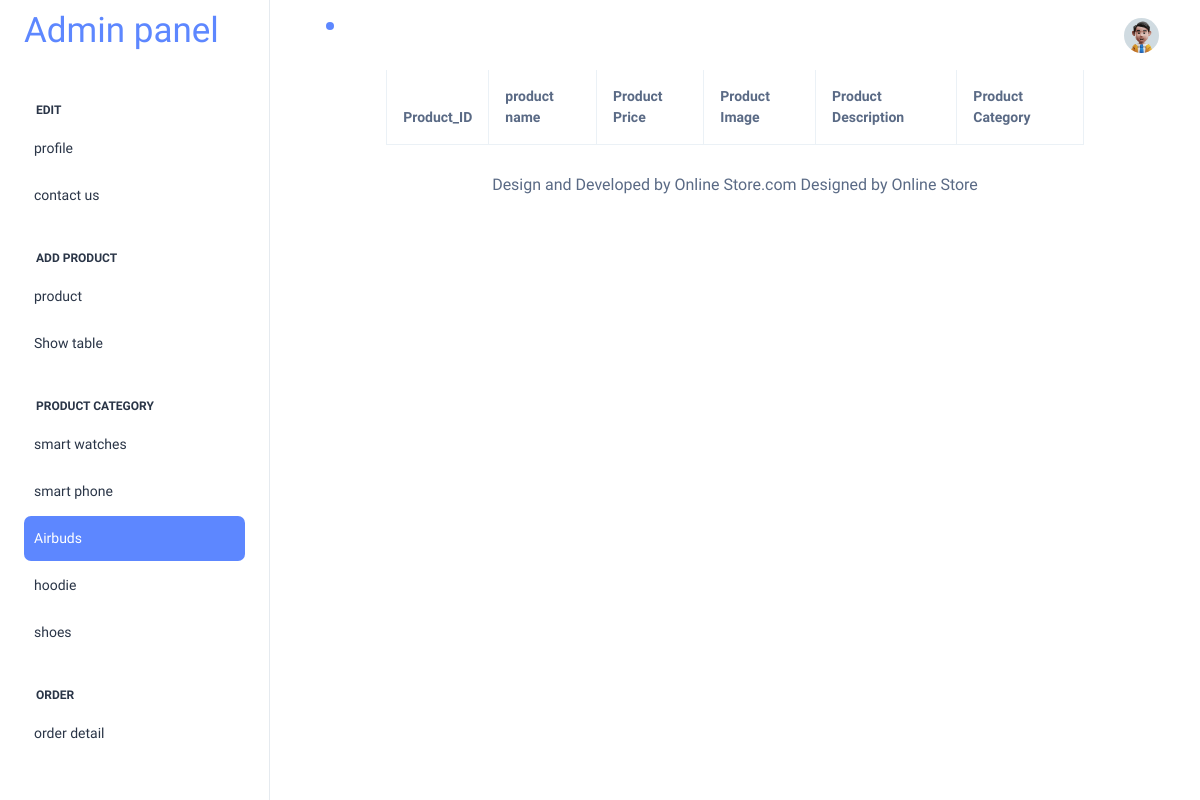
Before: /addmin/airbuds.php with the older database file.
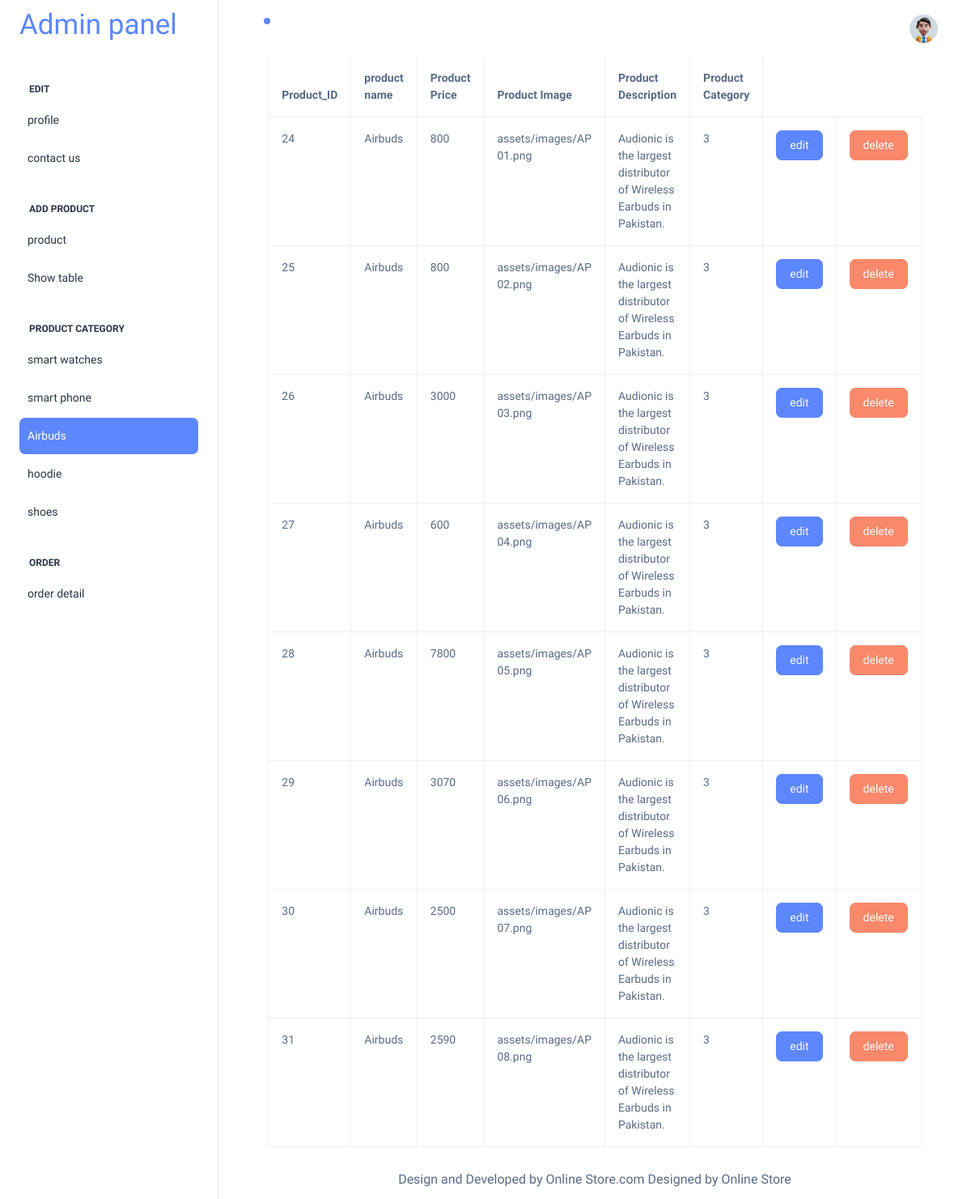
After: the same page with the newer database file.
### tables this page shows
CREATE TABLE `products` (
  `prod_id` int(11) NOT NULL,
  `prodname` varchar(100) NOT NULL,
  `prodprice` int(11) NOT NULL,
  `prodimage` varchar(255) NOT NULL,
  `Prod_Desc` varchar(255) NOT NULL,
  `Prod_Category` int(11) DEFAULT NULL
);

### addmin/airbuds.php (the view)
<?php
include("header.php");
include("config.php");
$query = "SELECT * FROM products where prod_category = 3" ;
$result = mysqli_query($conn,$query);
?>
    <table class = "table table-bordered p-2 w-75 mx-auto mt-5 table-hover ">
        <thead>
            <tr>
                <br>
                <th>Product_ID</th>
                    <th>product name</th>
                    <th>Product Price</th>
                    <th>Product Image</th>
                    <th>Product Description</th>
                    <th>Product Category</th>
            </tr>
        </thead>
        <tbody>
            <?php
            while($data = mysqli_fetch_assoc($result)){
                ?>
                <tr >
                <td><?php echo $data ["prod_id"]; ?></td>
                <td><?php echo $data ["prodname"]; ?></td>
                <td><?php echo $data ["prodprice"]; ?></td>
                <td><?php echo $data ["prodimage"]; ?></td>
                <td><?php echo $data ["Prod_Desc"]; ?></td>
                <td><?php echo $data ["Prod_Category"]; ?></td>
                <td><button class="btn btn-primary "><a class="text-light"  onclick="return confirm('are you sure product edit')" href="edit_product.php?id=<?php echo $data["prod_id"]; ?>" >edit</a></button></td>
                <td><button class="btn btn-danger "><a class="text-light"  onclick="return confirm('are you sure product delete')" href="delete_product.php?id=<?php echo $data["prod_id"]; ?>" >delete</a></button></td>
                </tr>
                <?php
            }
            ?>
        </tbody>
    </table>
</body>
<?php
include("footer.php");
?>
</html>

Changed rows visible on the page:
added products: prod_id "24", prodname "Airbuds", prodprice "800", prodimage "assets/images/AP 01.png", Prod_Desc "Audionic is the largest distributor of Wireless Earbuds in Pakistan.", Prod_Category "3"
added products: prod_id "25", prodname "Airbuds", prodprice "800", prodimage "assets/images/AP 02.png", Prod_Desc "Audionic is the largest distributor of Wireless Earbuds in Pakistan.", Prod_Category "3"
added products: prod_id "26", prodname "Airbuds", prodprice "3000", prodimage "assets/images/AP 03.png", Prod_Desc "Audionic is the largest distributor of Wireless Earbuds in Pakistan.", Prod_Category "3"
added products: prod_id "27", prodname "Airbuds", prodprice "600", prodimage "assets/images/AP 04.png", Prod_Desc "Audionic is the largest distributor of Wireless Earbuds in Pakistan.", Prod_Category "3"
added products: prod_id "28", prodname "Airbuds", prodprice "7800", prodimage "assets/images/AP 05.png", Prod_Desc "Audionic is the largest distributor of Wireless Earbuds in Pakistan.", Prod_Category "3"
added products: prod_id "29", prodname "Airbuds", prodprice "3070", prodimage "assets/images/AP 06.png", Prod_Desc "Audionic is the largest distributor of Wireless Earbuds in Pakistan.", Prod_Category "3"
added products: prod_id "30", prodname "Airbuds", prodprice "2500", prodimage "assets/images/AP 07.png", Prod_Desc "Audionic is the largest distributor of Wireless Earbuds in Pakistan.", Prod_Category "3"
added products: prod_id "31", prodname "Airbuds", prodprice "2590", prodimage "assets/images/AP 08.png", Prod_Desc "Audionic is the largest distributor of Wireless Earbuds in Pakistan.", Prod_Category "3"
